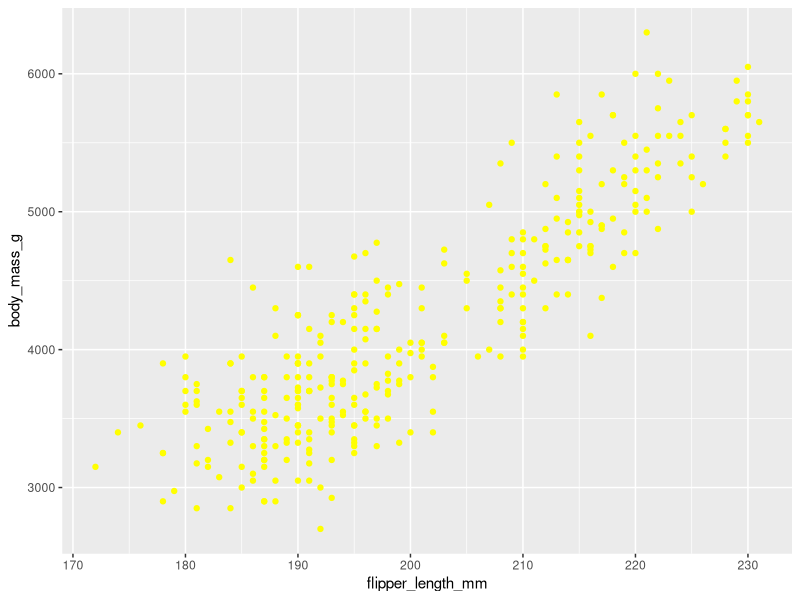

This figure's R source:
library("ggplot2")
library("palmerpenguins")
#map set every points in the scatter map to color blue 
ggplot(data = penguins) +
geom_point(mapping = aes( x= flipper_length_mm, y = body_mass_g), color= "yellow")
